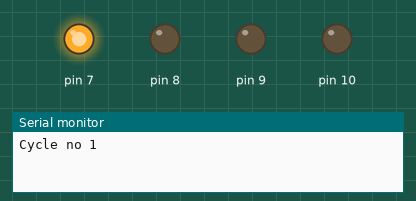
This sketch was run on a simulated Arduino Uno, built with avr-gcc and run on an emulated ATmega328P. Shown: output pins drawn as LEDs (lit = HIGH), the last lines printed to the serial monitor.

Above: at 0.1 s.
At 1.6 s:
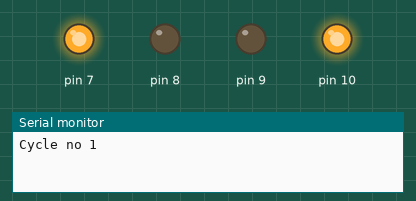
At 3.1 s:
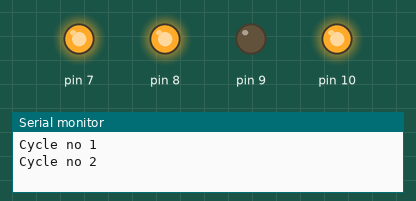
At 6.2 s:
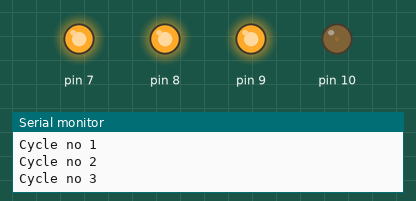
Timing chart, 0 to 7.7 s (numbered marks = the images above):
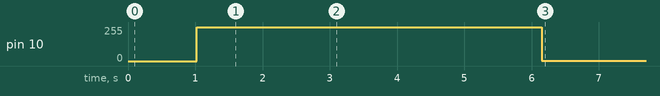

The sketch:

3.4-Boole.ino
```cpp
/* This sketch will be used to create a cycle where three lights turn
on in sequence and the Serial monitor displays the status of those
lights. */

// Initialize variables

int x = 1;
int y;

void setup()
{
    // Start Serial Moniter and set up pins
    Serial.begin(9600);
    pinMode (7,OUTPUT);
    pinMode (8, OUTPUT);
    pinMode (9,OUTPUT);
       pinMode (10,OUTPUT);

    while (x < 4) {
        // Display the cycle number in the Serial Monitor
        Serial.print("Cycle no ");
        Serial.println(x);

        // Turn on each LED in sequence
        digitalWrite (x + 6,HIGH);
             // Fade LED from 0 to full power over one second
    for (y = 0; y < 256;y=y+1 ){
        analogWrite (10, y);
        delay (4);
    }

    // Fade LED from full power to 0 over one second
    for (y = 255; y > 0; y = y - 1){
        analogWrite (10, y);
        delay (4);


    }
     x = x + 1;
    }
}


    void loop () {


    }
```
